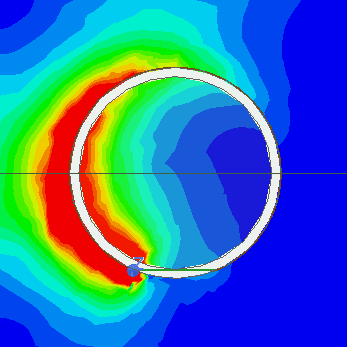
#> input picture baru.png, 347 x 347 px
$ python mainmain.py
#> lines starting #> are read from the running program, lines starting #| are printed output that depends on the picture
import numpy as np
import cv2 as cv
img = cv.imread('baru.png',0)
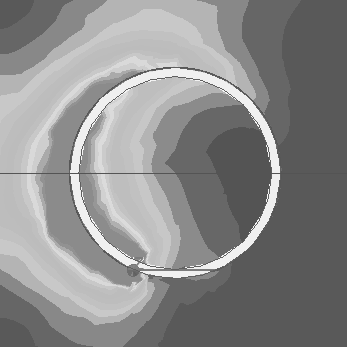
#> img: shape (347, 347); min 84, max 243, mean 139.3
cv.imshow("original image", img)
img = cv.medianBlur(img,5)
cimg = cv.cvtColor(img,cv.COLOR_GRAY2BGR)
circles = cv.HoughCircles(img,cv.HOUGH_GRADIENT,1,400,
                            param1=50,param2=30,minRadius=0,maxRadius=0)
#> circles = [[175.5, 171.5, 103.7]]
print(circles)
#| [[[175.5 171.5 103.7]]]
circles = np.uint16(np.around(circles))
#> circles = [[176, 172, 104]]

for i in circles[0,:]:
    # draw the outer circle
    cv.circle(cimg,(i[0],i[1]),i[2],(0,255,0),2)
    # draw the center of the circle
    cv.circle(cimg,(i[0],i[1]),2,(0,0,255),3)
#> this loop made 1 pass
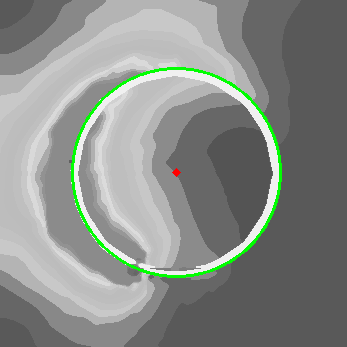
#> cimg: shape (347, 347, 3); mean B, G, R 136.8, 140.9, 136.9

###calculating the number of pixels


width = 0
pipePixelSize = 0
greencolor = [0,255,0]
whiteColor = 0
blackColor = 0
jenis = input("What kind of File 0 or 1 :")
#> the answer given: baru.png

if jenis == str(0):
    rgbWhite = [255,255,255]
    rgbBlack = [24,24,24]
elif jenis == str(1):
    rgbWhite = [240,240,240]
    rgbBlack = [84,84,84]


start = False

for i in cimg:
    width +=1
    for j in i:
        k = 0
        #while k < 5:
        #    k+=1
        #    print(j)
        if (j == greencolor).all() and not start:
            #print(j)
            inside = True
            #pipePixelSize +=1
            start = True
        elif not (j == greencolor).all() and start:
            inside = False
            pipePixelSize += 1
#> (the run stopped early here; a loop or call above may not have finished)
